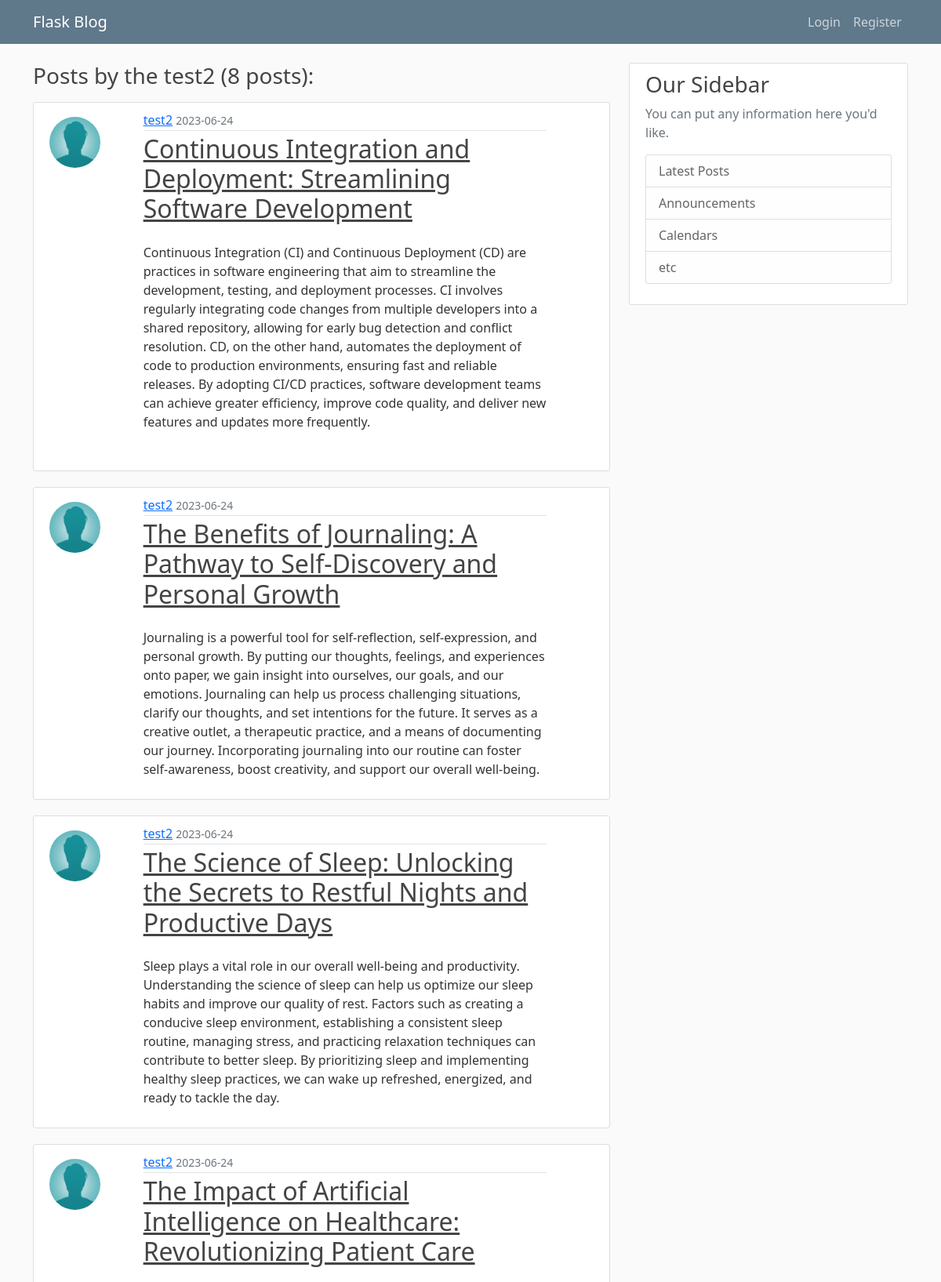
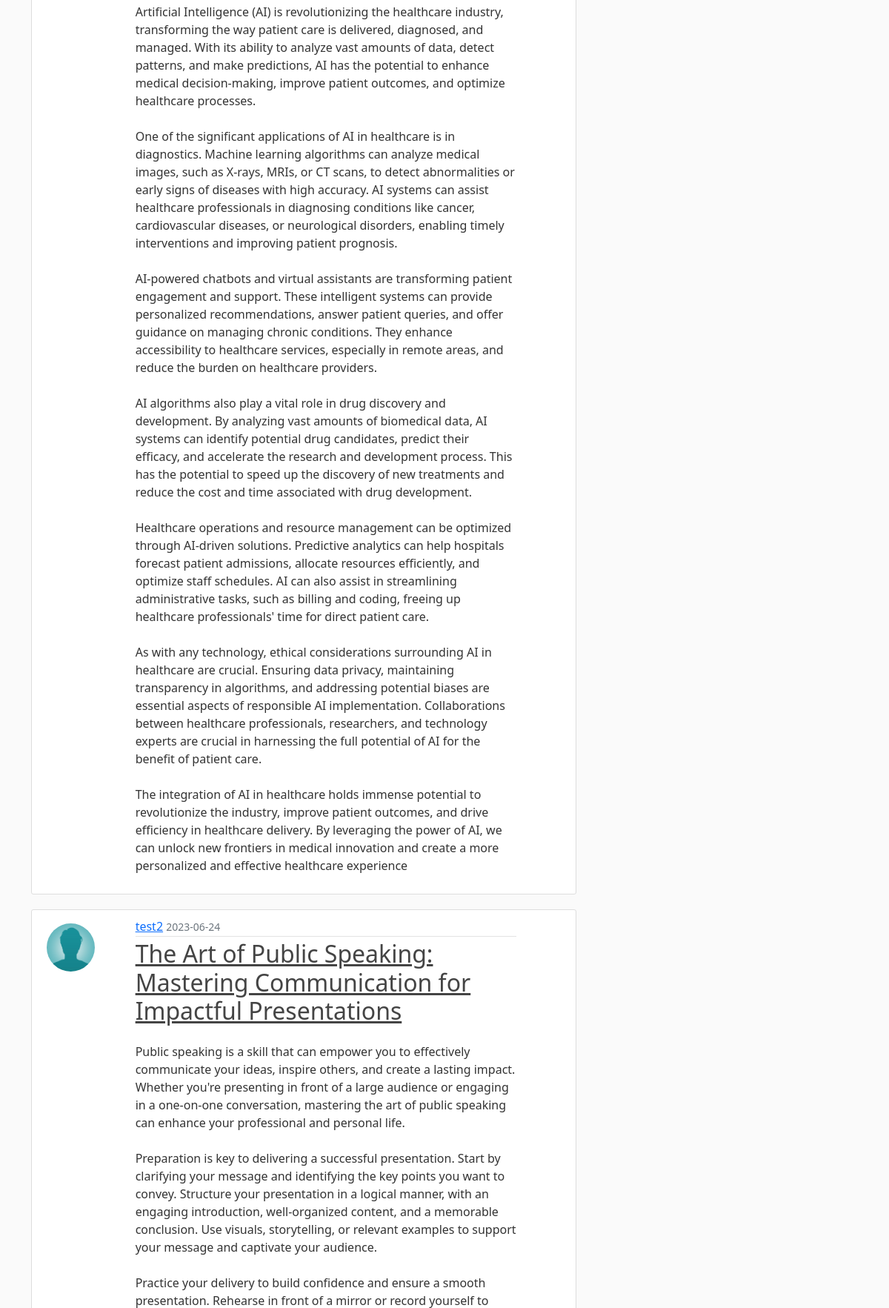
/user/test2 (upper part), run on the app's committed database (2 pictures, top to bottom).
### on_blog/models.py (models this page shows, shortened)
class User(db.Model, UserMixin):
    id = db.Column(db.Integer, primary_key=True)
    username = db.Column(db.String(20), unique=True, nullable=False)
    email = db.Column(db.String(100), unique=True, nullable=False)
    image_file = db.Column(db.String(20), nullable=False, default='default.jpeg')
    password = db.Column(db.String(60), nullable = False)
    posts = db.relationship("Post", backref = "author", lazy = True)

class Post(db.Model):
    id = db.Column(db.Integer, primary_key=True)
    title = db.Column(db.String(100), nullable=False)
    time = db.Column(db.DateTime, nullable = False, default = datetime.utcnow)
    content = db.Column(db.Text, nullable = False)
    user_id = db.Column(db.Integer, db.ForeignKey('user.id'), nullable = False)

### on_blog/posts/routes.py (the view)
@posts.route("/user/<string:username>")
def user_posts(username):
    page_no = request.args.get('page', default=1, type=int)
    user = User.query.filter_by(username=username).first_or_404()
    posts = Post.query.filter_by(author=user).order_by(Post.time.desc()).paginate(per_page=5, page=page_no)
    return render_template("user_posts.html", posts=posts, title="User Posts", user=user)

### on_blog/templates/user_posts.html (shortened to what this page needs)
{% extends "layout.html" %}
{% block content %}
<h3 class="mb-3">Posts by the {{user.username}} ({{posts.total}} posts): </h3>
{% for post in posts.items %}
<article class="content-section">
    <div class="row">
        <div class='col-sm-4 col-lg-2'>
            <img class="rounded-circle article-img align-items-start mt-2"
                 src="{{ url_for('static', filename='profile_pics/' + post.author.image_file) }}">
        </div>
        <div class='col-sm-8 col-lg-9'>
            <div class="media-body">
                <div class="article-metadata">
                    <a class="mr-2" href="{{url_for('posts.user_posts', username=post.author.username)}}">{{ post.author.username }}</a>
                    <small class="text-muted">{{ post.time.strftime('%Y-%m-%d') }}</small>
                </div>
                <h2><a class="article-title" href="{{url_for('posts.post', post_id = post.id)}}">{{ post.title }}</a></h2>
                <p class="article-content mt-4 ">{{ post.content }}</p>
            </div>
        </div>
    </div>
</article>
{% endfor %}
{% endblock content %}

### on_blog/static/main.css (style rules this page uses)
body { background: #fafafa; color: #333333; margin-top: 5rem; }
h1, h2, h3, h4, h5, h6 { color: #444444; }
.content-section { background: #ffffff; padding: 10px 20px; border: 1px solid #dddddd; border-radius: 3px; margin-bottom: 20px; }
.article-title { color: #444444; }
.article-content { white-space: pre-line; }
.article-img { height: 65px; width: 65px; margin-right: 16px; }
.article-metadata { padding-bottom: 1px; margin-bottom: 4px; border-bottom: 1px solid #e3e3e3 }

### data on the page
User: username "test2"
Post: image_file (placeholder picture), author.username "test2", time "2023-06-24", title "Continuous Integration and Deployment: Streamlining Software Development", content "Continuous Integration (CI) and Continuous Deployment (CD) are practices in software engineering that aim to streamline the development, testing, and deployment processes. CI involves regularly integrating code changes from multiple developers into a shared repository, allowing for early bug detection and conflict resolution. CD, on the other hand, automates the deployment of code to production environments, ensuring fast and reliable releases. By adopting CI/CD practices, software development teams can achieve greater efficiency, improve code quality, and deliver new features and updates more frequently."
Post: image_file (placeholder picture), author.username "test2", time "2023-06-24", title "The Benefits of Journaling: A Pathway to Self-Discovery and Personal Growth", content "Journaling is a powerful tool for self-reflection, self-expression, and personal growth. By putting our thoughts, feelings, and experiences onto paper, we gain insight into ourselves, our goals, and our emotions. Journaling can help us process challenging situations, clarify our thoughts, and set intentions for the future. It serves as a creative outlet, a therapeutic practice, and a means of documenting our journey. Incorporating journaling into our routine can foster self-awareness, boost creativity, and support our overall well-being."
Post: image_file (placeholder picture), author.username "test2", time "2023-06-24", title "The Science of Sleep: Unlocking the Secrets to Restful Nights and Productive Days", content "Sleep plays a vital role in our overall well-being and productivity. Understanding the science of sleep can help us optimize our sleep habits and improve our quality of rest. Factors such as creating a conducive sleep environment, establishing a consistent sleep routine, managing stress, and practicing relaxation techniques can contribute to better sleep. By prioritizing sleep and implementing healthy sleep practices, we can wake up refreshed, energized, and ready to tackle the day."
Post: image_file (placeholder picture), author.username "test2", time "2023-06-24", title "The Impact of Artificial Intelligence on Healthcare: Revolutionizing Patient Care", content "Artificial Intelligence (AI) is revolutionizing the healthcare industry, transforming the way patient care is delivered, diagnosed, and managed. With its ability to analyze vast amounts of data, detect patterns, and make predictions, AI has the potential to enhance medical decision-making, improve patient outcomes, and optimize healthcare processes. One of the significant applications of AI in healthcare is in diagnostics. Machine learning algorithms can analyze medical images, such as X-rays, MRIs, or CT scans, to detect abnormalities or early signs of diseases with high accuracy. AI systems can assist healthcare professionals in diagnosing conditions like cancer, cardiovascular diseases,…"
Post: image_file (placeholder picture), author.username "test2", time "2023-06-24", title "The Art of Public Speaking: Mastering Communication for Impactful Presentations"

### other printed values
{{ posts.total }} "8"
